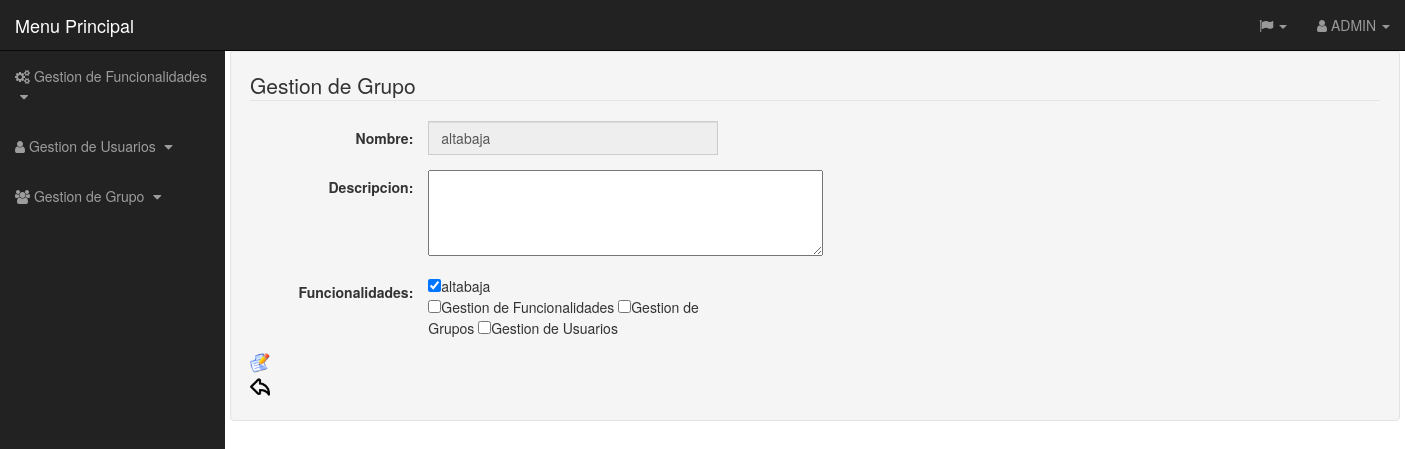
Screenshot of /Controlador/Grupo_Controller.php?Modificar2=altabaja (signed in) with the database file from the repository.
### tables this page shows
CREATE TABLE IF NOT EXISTS `funcionalidades` (
  `NOMBRE_FUNCIONALIDAD` varchar(45) NOT NULL,
  `DESCRIPCION` varchar(240) DEFAULT NULL,
  `CREAR` int(11) NOT NULL,
  `MODIFICAR` tinyint(4) NOT NULL,
  `ELIMINAR` tinyint(4) NOT NULL,
  `CONSULTAR` tinyint(4) NOT NULL,
  `VERDETALLE` tinyint(4) NOT NULL
);

### Idiomas/idiomas.php (called while the page is built, shortened)
<?php
class idiomas{
	function español(){
return $arrays;
}
}
?>

### Funciones/comprobaridioma.php (called while the page is built, shortened)
<?php
class comprobacion{
function comprobaridioma($idioma){
$idiom=$idioma->español();
return $idiom;
}
}

### Modelos/Grupo_Model.php (called while the page is built, shortened)
<?php
class Grupo{
		function conexionBD()
		{
				$mysqli=mysqli_connect("127.0.0.1","root","iu","iu2");
			return $mysqli;
		}
		function consultarFuncionalidad()
		{
			$mysqli=$this->conexionBD();
			$query="SELECT * FROM funcionalidades ";
			$resultado=$mysqli->query($query);
		}
}
?>

### Vistas/Grupo_EDIT_Vista.php (the view, shortened to what this page needs)
<?php
class GrupoEDIT{
	function crear($idioma,$name,$formfuncionalidadgrupos,$formfuncionalidades,$mensaje){
			include('../plantilla/cabecera.php');
        include("../Funciones/comprobaridioma.php");
        $clases=new comprobacion();
        $idiom=$clases->comprobaridioma($idioma);
        include('../plantilla/menulateral.php');
?>
 <?php
			echo "<div class=\"container well\">";
 			echo "<div class=\"row\">";
			echo "<div class=\"col-xs-12\">";
			echo "<form class=\"form-horizontal\" name=\"formulario\" id=\"formulario\" method=\"post\" action=\"..\Controlador\Grupo_Controller.php?ModificarGrupo\">";
			echo "<fieldset><legend>".$idiom['Grupo']."</legend>";
			echo "<div class=\"form-group\"><label class=\"col-sm-2 control-label\" for=\"nombre\"> ".$idiom['Nombre'].":</label>";
			echo "<div class=\"input-group col-sm-3\">";
			echo "<"."input"." "."class=\"form-control\""."type=\"text\" required value=\"".$name."\" name=\"Nombre\" readonly>";
			echo "</div></div>";
			echo "<div class=\"form-group\"><label class=\"col-sm-2 control-label\" for=\"cuenta\"id =\"cuenta\"> ".$idiom['descripcion'].":</label>";
			echo "<div class=\"input-group col-sm-3\">";
			echo "<textarea rows=\"4\" cols=\"50\" name=\"descripcion\" required form=\"formulario\"></textarea>";
			echo "</div></div>";
			echo "<div class=\"form-group\"><label class=\"col-sm-2 control-label\" for=\"funcional\"id =\"funcional\"> ".$idiom['Funcionalidades'].":</label>";
			echo "<div class=\"input-group col-sm-3\">";
			for($numar =0;$numar<count($formfuncionalidades);$numar++)
			{
				$boolean=TRUE;
				for($cont =0;$cont<count($formfuncionalidadgrupos);$cont++)
				{
					if(($formfuncionalidades[$numar]["nombre"])==($formfuncionalidadgrupos[$cont]["funcionalidad"])){
				  echo "<input type=\"checkbox\" name=\"funcional[]\" value=\"".$formfuncionalidades[$numar]["nombre"]."\" checked>".$formfuncionalidades[$numar]["nombre"]."<br>";
					$boolean=FALSE;
					}
				}
				if($boolean==TRUE)
				{
				echo "<input type=\"checkbox\" name=\"funcional[]\" value=\"".$formfuncionalidades[$numar]["nombre"]."\">".$formfuncionalidades[$numar]["nombre"]."\n\n";
				}
			}
						echo "</div></div>";
			echo "<a href=\"Grupo_Controller.php?ModificarGrupo\"><input type=\"image\" onClick=\"return confirm('".$idiom['ConfirmarDelete'].":".$name."?')\" src=\"..\Archivos\\lapiz.png\" width=\"20\" height=\"20\"></a>";
			echo "</fieldset>";
			echo "</form>";
			echo "<a href=\"Grupo_Controller.php?Volver\"><input type=\"image\" src=\"..\Archivos\\volver.png\" width=\"20\" height=\"20\"></a>";
?>
<?php
	include '../plantilla/pie.php';
	}}
?>

### css/sb-admin.css (style rules this page uses)
body { margin-top: 100px; background-color: #222; }
@media (min-width:768px) { body { margin-top: 50px; } }

### rows the page displays
funcionalidades: NOMBRE_FUNCIONALIDAD "Gestion de Funcionalidades"
funcionalidades: NOMBRE_FUNCIONALIDAD "Gestion de Grupos"
funcionalidades: NOMBRE_FUNCIONALIDAD "Gestion de Usuarios"

### other values shown
$idioma['Menu'] "Menu Principal"
$_SESSION['usuario'] "ADMIN"
$idiom['Grupo'] "Gestion de Grupo"
$idiom['Nombre'] "Nombre"
$idiom['descripcion'] "Descripcion"
$idiom['Funcionalidades'] "Funcionalidades"
$formfuncionalidades[$numar]["nombre"] "altabaja"
